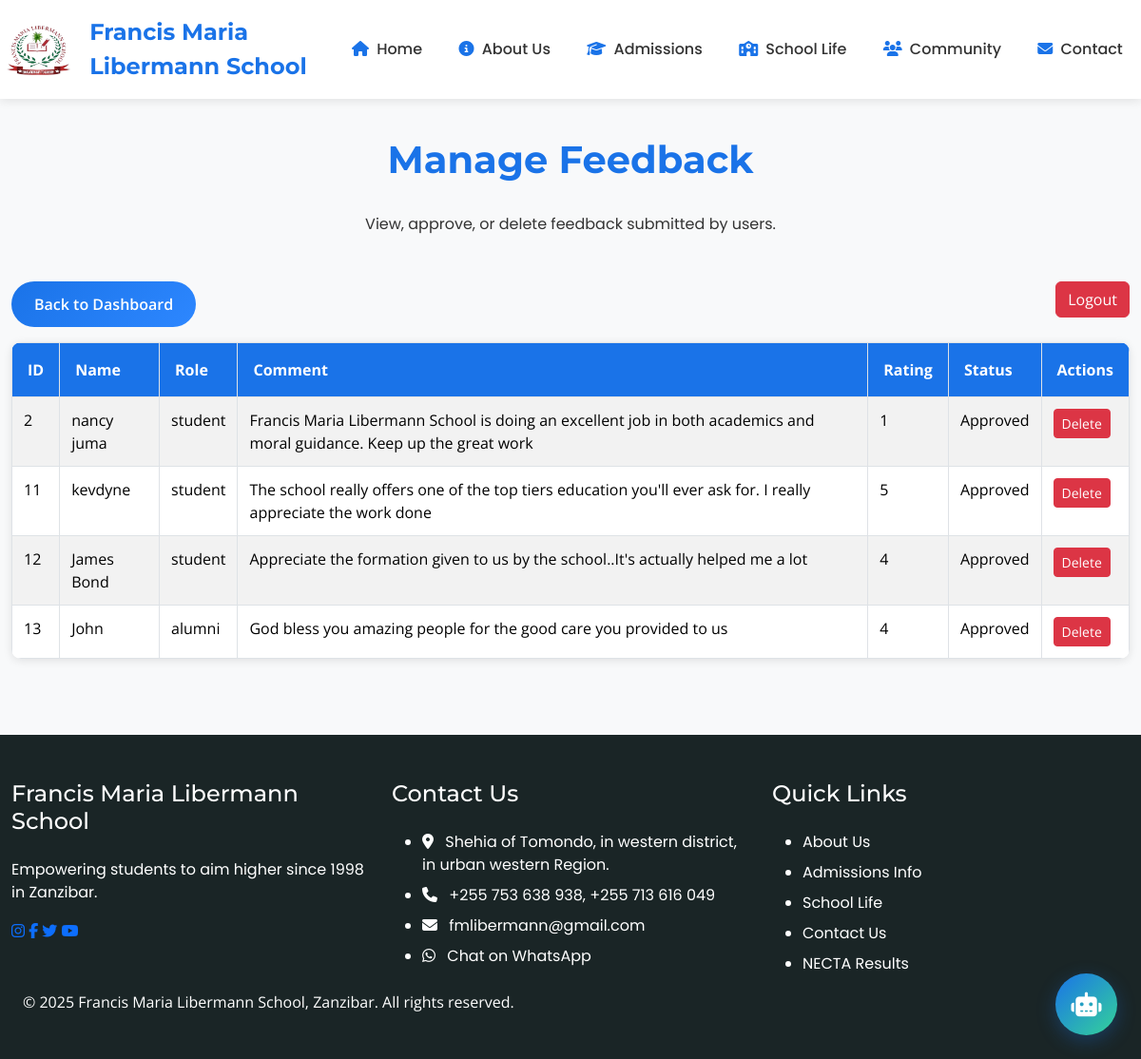
Page /admin/feedback (signed in) on the committed database.
### app/models.py (models this page shows, shortened)
class Feedback(db.Model):
    id = db.Column(db.Integer, primary_key=True)
    name = db.Column(db.String(100), nullable=False)
    role = db.Column(db.String(50), nullable=False)
    comment = db.Column(db.Text, nullable=False)
    rating = db.Column(db.Integer, nullable=False)
    approved = db.Column(db.Boolean, default=False)
    created_at = db.Column(db.DateTime, default=datetime.utcnow)

### app/routes.py (the view, shortened to what this page needs)
@main.route('/admin/feedback', methods=['GET', 'POST'])
@login_required
def admin_feedback():
    feedbacks = Feedback.query.all()
    return render_template('admin_feedback.html', feedbacks=feedbacks)

### app/templates/admin_feedback.html (shortened to what this page needs)
{% extends "base.html" %}
{% block content %}
<section class="section bg-light">
    <div class="container">
        <h2 class="section-title">Manage Feedback</h2>
        <p class="text-center mb-5">View, approve, or delete feedback submitted by users.</p>
        <div class="row mb-3">
            <div class="col-md-12">
                <a href="{{ url_for('main.admin_dashboard') }}" class="btn btn-primary">Back to Dashboard</a>
                <a href="{{ url_for('main.admin_logout') }}" class="btn btn-danger float-end">Logout</a>
            </div>
        </div>
        <div class="row">
            <div class="col-md-12">
                <table class="table table-bordered table-striped">
                    <thead>
                        <tr>
                            <th>ID</th>
                            <th>Name</th>
                            <th>Role</th>
                            <th>Comment</th>
                            <th>Rating</th>
                            <th>Status</th>
                            <th>Actions</th>
                        </tr>
                    </thead>
                    <tbody>
                        {% for feedback in feedbacks %}
                        <tr>
                            <td>{{ feedback.id }}</td>
                            <td>{{ feedback.name }}</td>
                            <td>{{ feedback.role }}</td>
                            <td>{{ feedback.comment }}</td>
                            <td>{{ feedback.rating }}</td>
                            <td>{{ 'Approved' if feedback.approved else 'Pending' }}</td>
                            <td>
                                <form method="POST" style="display:inline;">
                                    <button type="submit" name="action" value="delete" class="btn btn-danger btn-sm" onclick="return confirm('Are you sure you want to delete this feedback?');">Delete</button>
                                </form>
                            </td>
                        </tr>
                        {% endfor %}
                    </tbody>
                </table>
            </div>
        </div>
    </div>
</section>
{% endblock %}

### app/static/styles.css (style rules this page uses)
:root { --container-padding: 1.5rem; }
body { font-family: 'Open Sans', sans-serif; color: #333; margin: 0; padding: 80px 0 0 0; overflow-x: hidden; overflow-y: hidden; transition: overflow-y 0.3s ease; line-height: 1.5; }
body.loaded { overflow-y: auto; }
.container { width: 100%; max-width: 1200px; margin: 0 auto; padding: 0 var(--container-padding); }
h1, h2, h3, h4, h5, h6 { font-family: 'Montserrat', sans-serif; margin-bottom: 1rem; }
p, a, li { font-family: 'Poppins', sans-serif; }
.section { padding: clamp(3rem, 8vw, 5rem) 0; }
.section-title { font-size: clamp(2rem, 4vw, 2.5rem); font-weight: 700; text-align: center; margin-bottom: clamp(2rem, 6vw, 3rem); color: #1a73e8; line-height: 1.2; }
.row { display: flex; flex-wrap: wrap; margin: 0 calc(var(--container-padding) * -1); }
html { height: 100%; }
body { min-height: 100%; display: flex; flex-direction: column; }
.section-title { color: #1a73e8; margin-bottom: 2rem; text-align: center; }
.table { border-radius: 10px; overflow: hidden; box-shadow: 0 2px 10px rgba(0,0,0,0.1); }
.table th { background-color: #1a73e8; color: white; padding: 1rem; }
.table td { padding: 0.75rem; }
.btn-primary { background: linear-gradient(135deg, #1a73e8, #2d87ff); border: none; padding: 0.75rem 1.5rem; border-radius: 25px; font-weight: 600; transition: all 0.3s ease; }
.section { padding: 4rem 0; }
.bg-light { background-color: #f8f9fa !important; }

### rows in the picture
Feedback: id "2", name "nancy juma", role "student", comment "Francis Maria Libermann School is doing an excellent job in both academics and moral guidance. Keep up the great work", rating "1", approved "Approved"
Feedback: id "11", name "kevdyne", role "student", comment "The school really offers one of the top tiers education you'll ever ask for. I really appreciate the work done", rating "5", approved "Approved"
Feedback: id "12", name "James Bond", role "student", comment "Appreciate the formation given to us by the school..It's actually helped me a lot", rating "4", approved "Approved"
Feedback: id "13", name "John", role "alumni", comment "God bless you amazing people for the good care you provided to us", rating "4", approved "Approved"
